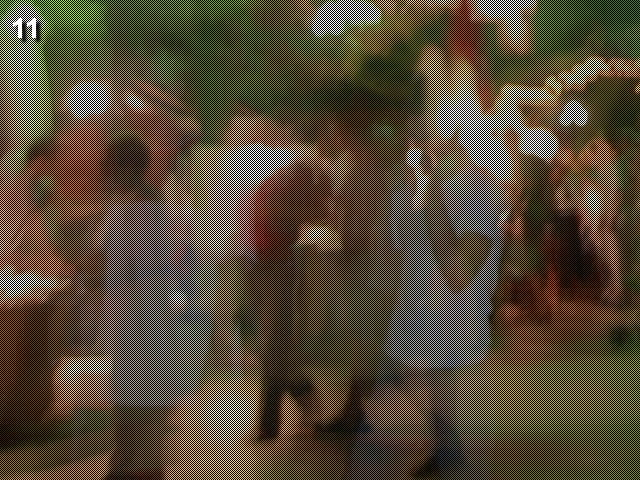
#> input picture pythonChallenge/cave.jpg, 640 x 480 px, found by its file name
$ python level11.py
#> lines starting #> are read from the running program, lines starting #| are printed output that depends on the picture
#http://www.pythonchallenge.com/pc/return/5808.html
#
# this image called "odd even"
# so just remove half piexl we get a new img
from PIL import Image

im = Image.open(r'C:\Users\fyj\Documents\Code\python\pythonLearner\pythonChallenge\cave.jpg')
#> im is the input picture: PIL image 640x480 RGB; mean R, G, B 85.8, 73.7, 57.3
w, h = im.size
#> w = 640; h = 480
img1 = Image.new('RGB',(w,h),255)
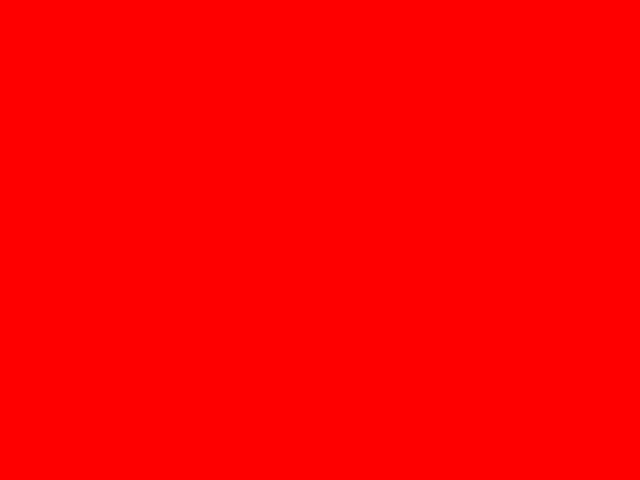
#> img1: PIL image 640x480 RGB; mean R, G, B 255, 0, 0
img2 = Image.new('RGB',(w,h//2),(255,255,255))
#> img2: PIL image 640x240 RGB; every value is 255
print (w,h)
#| 640 480
img1 = im
imd = list(img1.getdata())
#> imd = 307200 items

imd_new = [imd[x] for x in range(len(imd)) if x%2==1]
#> imd_new = 153600 items
for x in range(50):
    print(imd_new[x])
#> this loop made 50 passes
#| (142, 180, 105)
#| (139, 177, 100)
#| (143, 180, 103)
#| (138, 175, 98)
#| (153, 186, 115)
#| (151, 183, 116)
#| (158, 190, 125)
#| (180, 212, 147)
#> (further printed lines are left out)

img2.putdata(imd_new)
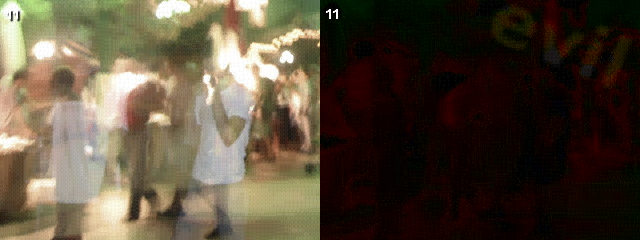
#> img2: PIL image 640x240 RGB; mean R, G, B 85.8, 73.7, 57.3
img2.show()
#img2.save(r"C:\Users\fyj\Documents\Code\python\pythonLearner\pythonChallenge\cave_2.jpg","JPEG")


# get an img with a word "evil"
# next level is http://www.pythonchallenge.com/pc/return/evil.html
